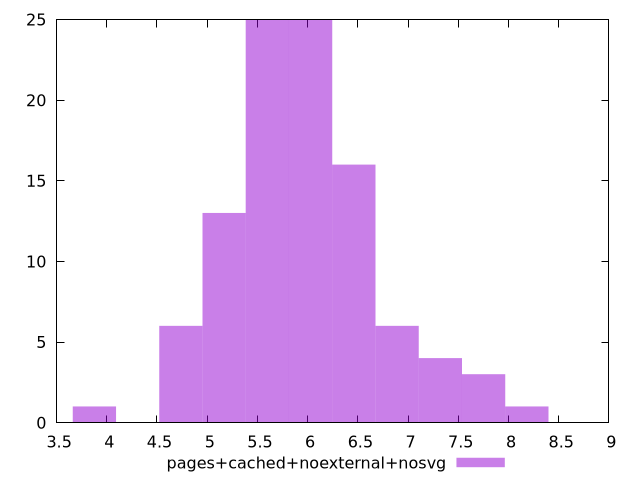

Reproduce this figure in gnuplot.
$_pagesCachedNoexternalNosvg <<EOF
6.4602269880404934 16
5.598863389635095 25
6.029545188837794 25
5.168181590432395 13
4.737499791229695 6
7.752272385648592 3
7.321590586445892 4
6.890908787243193 6
3.876136192824296 1
8.182954184851292 1
EOF
set key outside below
set terminal pngcairo
set output "report_00004_2020-11-02T20-21-41.718Z/network-server-latency/pages+cached+noexternal+nosvg//raw_hist.png"
set yrange [0:25]
set boxwidth 0.43068179920269956
set style fill transparent solid 0.5 noborder
plot $_pagesCachedNoexternalNosvg title "pages+cached+noexternal+nosvg" with boxes ,
